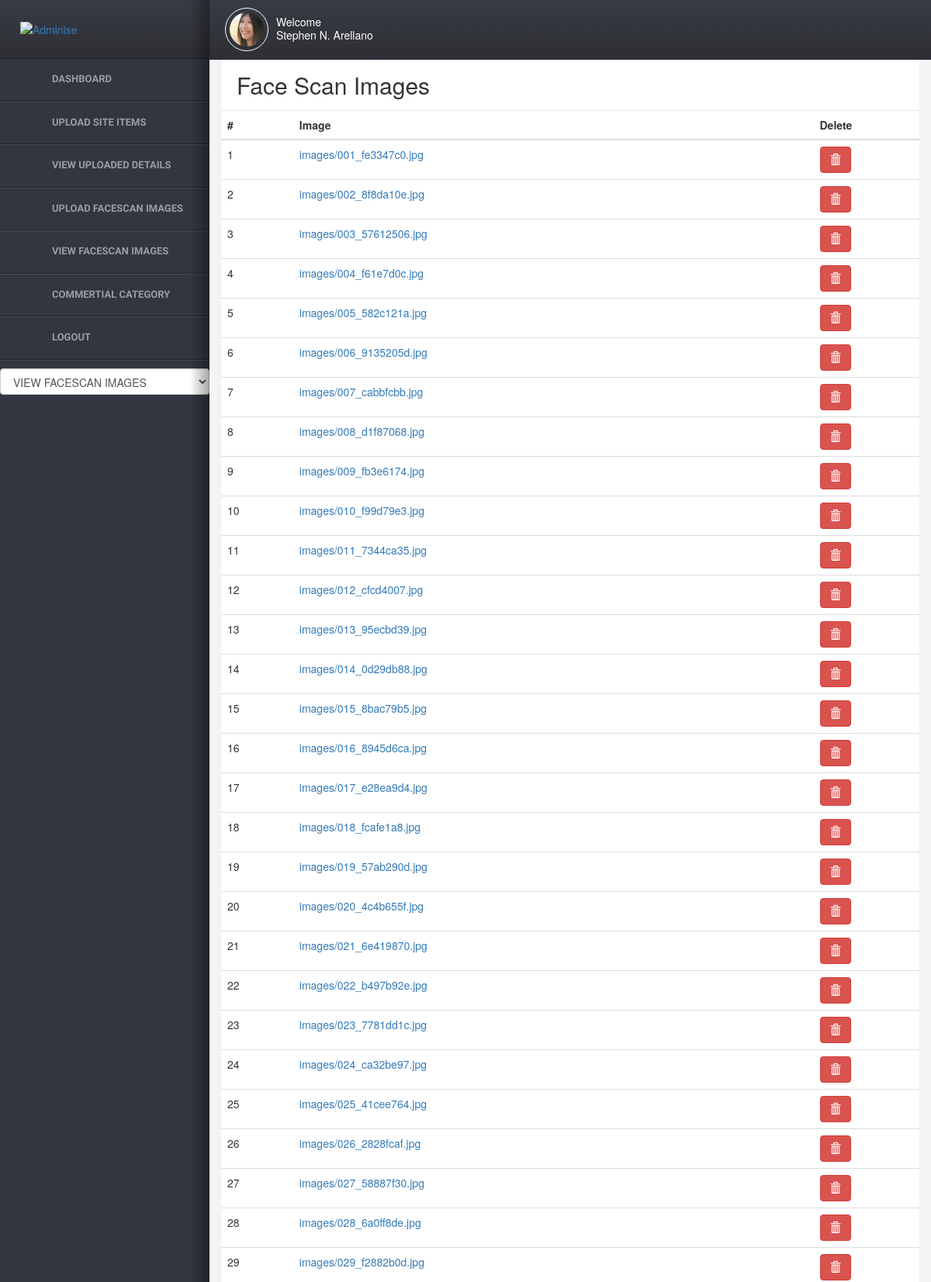
Screenshot of /site_admin/view_scan_images (upper part) with the database file from the repository.
### MultiImg/models.py (models this page shows, shortened)
class Image(models.Model):
    image = models.ImageField(upload_to='images/')
    encoding = models.BinaryField(null=True, blank=True)
    uploaded_at = models.DateTimeField(auto_now_add=True)

### site_admin/views.py (the view)
# urls.py: path('view_scan_images',views.face_scan_view,name="view_scan_images"),
def face_scan_view(request):
    fs_img = Image.objects.all()
    return render(request,'face_scan_view.html',{'fs_img':fs_img})

### templates/face_scan_view.html (shortened to what this page needs)
<!DOCTYPE HTML>
<html>
{% load static %}
<head>
<link href="{% static 'assets/css/style.css'%}" rel="stylesheet" media="screen" />
<link href="{% static 'assets/css/bootstrap.css'%}" rel="stylesheet" media="screen" />
</head>
<body>
<div class="wrapper">
	<div class="structure-row">
        <aside class="sidebar">
        	<div class="sidebar-in">
                <header>
                    <div class="logo">
                        <a href="dashboard1.html"><img src="assets/images/logo.png" alt="Adminise" /></a>
                    </div>
                    <a href="#" class="togglemenu">&nbsp;</a>
                    <div class="clearfix"></div>
                </header>
                <nav class="navigation">
                    <ul class="navi-acc" id="nav2">
                        <li>
                        <a href="dashboard" class="dashboard">Dashboard</a>
                        </li>
                        <li>
                            <a href="upload_forms" class="forms">Upload Site Items</a>
                        </li>
                        <li>
                            <a href="view_detail" class="ui-elements">View Uploaded Details</a>
                        </li>
                        <li>
                            <a href="scan_upload" class="forms">Upload FaceScan Images</a>
                        </li>
                        <li>
                            <a href="view_scan_images" class="ui-elements">View FaceScan Images</a>
                        </li>
                        <li>
                            <a href="admin_gallery" class="layouts">Commertial Category</a>
                        </li>
                        <li>
                            <a href="site_login" class="loginoptions">Logout</a>
                        </li>
                    </ul>
                </nav>
                <span class="shadows"></span>
            </div>
        </aside>
        <div class="right-sec">
            <header>
                <div class="user">
                    <figure>
                        <a href="#"><img src="assets/images/avatar1.jpg" alt="Adminise" /></a>
                    </figure>
                    <div class="welcome">
                        <p>Welcome</p>
                        <h5><a href="#">Stephen N. Arellano</a></h5>
                    </div>
                </div>
                <div class="clearfix"></div>
            </header>
            <div class="content-section">
                <div class="container-liquid">
                    <div class="row">
                        <div class="col-xs-12">
                            <div class="sec-box">
                                <a class="closethis">Close</a>
                                <header>
                                    <h2 class="heading">Face Scan Images</h2>
                                </header>
                                <div class="contents">
                                    <a class="togglethis">Toggle</a>
                                    <section>
                                        <table class="table">
                                            <thead>
                                                <tr>
                                                    <th>#</th>
                                                    <th>Image</th>
                                                    <th>Delete</th>
                                                </tr>
                                            </thead>
                                            <tbody>
                                                {% for fs in fs_img %}
                                                <tr class="">
                                                    <td>{{forloop.counter}}</td>
                                                    <td><a href="{{fs.image.url}}">{{fs.image}}</a></td>
                                                    <td><a href="{% url "face_scan_del" fs.id %}" class="btn btn-danger style3" data-toggle="modal"
                                                        data-target="">
                                                       <span class="glyphicon glyphicon-trash" aria-hidden="true" ></span>
                                                   </a></td>
                                                </tr>
                                                {% endfor %}
                                            </tbody>
                                        </table>
                                    </section>
                                </div>
                            </div>
                        </div>
                    </div>
                </div>
            </div>
        </div>
    </div>
</div>
</body>
</html>

### rows the page displays
Image: image "images/001_fe3347c0.jpg"
Image: image "images/002_8f8da10e.jpg"
Image: image "images/003_57612506.jpg"
Image: image "images/004_f61e7d0c.jpg"
Image: image "images/005_582c121a.jpg"
Image: image "images/006_9135205d.jpg"
Image: image "images/007_cabbfcbb.jpg"
Image: image "images/008_d1f87068.jpg"
Image: image "images/009_fb3e6174.jpg"
Image: image "images/010_f99d79e3.jpg"
Image: image "images/011_7344ca35.jpg"
Image: image "images/012_cfcd4007.jpg"
Image: image "images/013_95ecbd39.jpg"
Image: image "images/014_0d29db88.jpg"
Image: image "images/015_8bac79b5.jpg"
Image: image "images/016_8945d6ca.jpg"
Image: image "images/017_e28ea9d4.jpg"
Image: image "images/018_fcafe1a8.jpg"
Image: image "images/019_57ab290d.jpg"
Image: image "images/020_4c4b655f.jpg"
Image: image "images/021_6e419870.jpg"
Image: image "images/022_b497b92e.jpg"
Image: image "images/023_7781dd1c.jpg"
Image: image "images/024_ca32be97.jpg"
Image: image "images/025_41cee764.jpg"
Image: image "images/026_2828fcaf.jpg"
Image: image "images/027_58887f30.jpg"
Image: image "images/028_6a0ff8de.jpg"
Image: image "images/029_f2882b0d.jpg"
